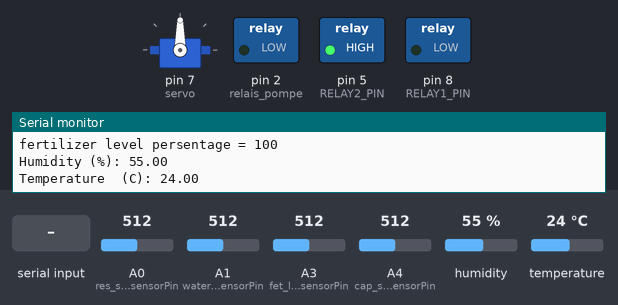
This sketch was run on a simulated Arduino Uno, built with avr-gcc and run on an emulated ATmega328P. On the bench: servo, switched loads named in the sketch (green lamp = pin HIGH), the last lines printed to the serial monitor. The inputs (shaded band) are chosen by the test bench; at power-on: A3 (fet_level_sensorPin) = 512, A4 (cap_soil_sensorPin) = 512, A0 (res_soil_sensorPin) = 512, A1 (water_level_sensorPin) = 512, humidity 55 %, temperature 24 °C.

Above: at 3.2 s.
3.3 s: "0" received over Serial
At 12.0 s:
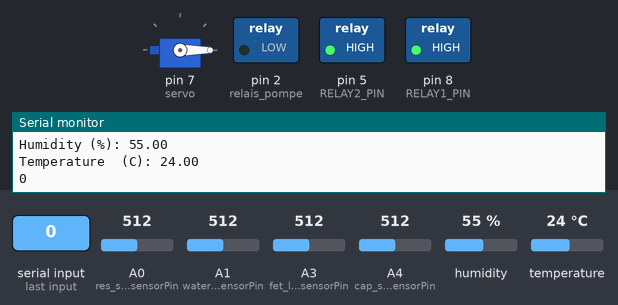
12.7 s: "1" received over Serial
At 25.0 s:
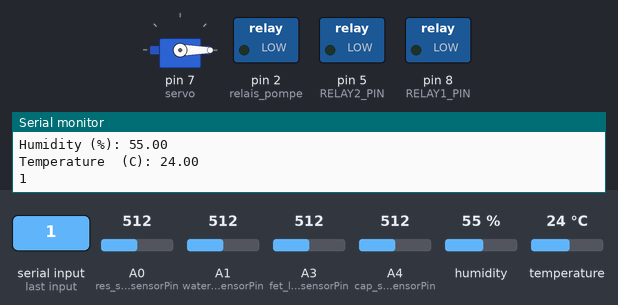
25.2 s: A3 (fet_level_sensorPin) set to 533
27.1 s: A3 (fet_level_sensorPin) set to 550
At 28.5 s:
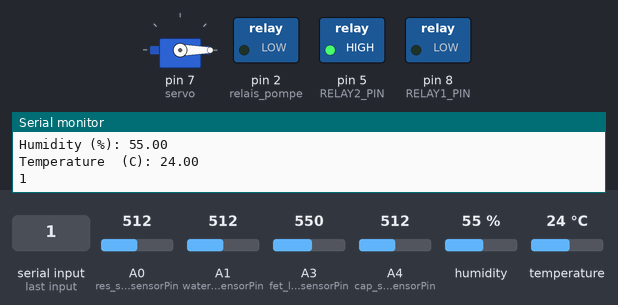
29.4 s: "2" received over Serial
At 37.2 s:
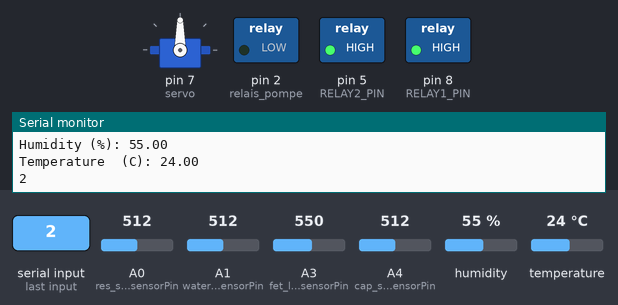
37.5 s: A4 (cap_soil_sensorPin) set to 528
At 38.9 s:
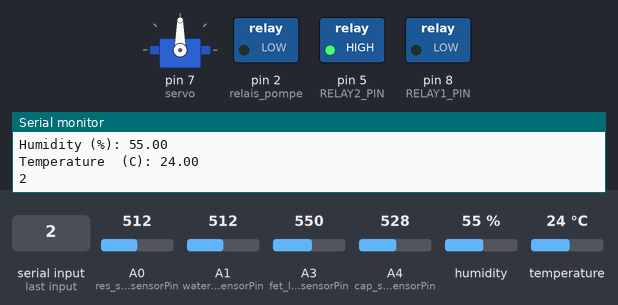
Timing chart, 0 to 40.5 s (numbered marks = the images above; inputs shaded):
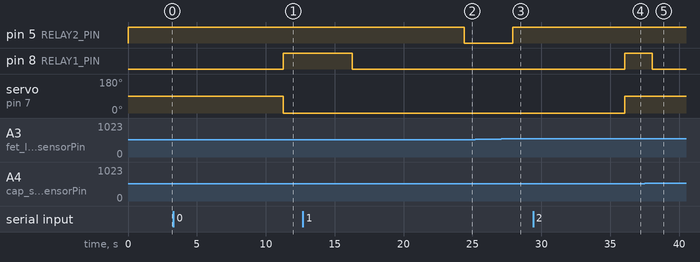

Measured:
- the behaviour switches between 540 and 541 on A3 (fet_level_sensorPin) (found by bisection; images 2 and 3)
- the behaviour switches between 518 and 519 on A4 (cap_soil_sensorPin) (found by bisection; images 4 and 5)
- after the input at 3.3 s, pin 8 (RELAY1_PIN): LOW → HIGH after 8.0 s; servo on pin 7 (servo): 90° → 0° after 8.0 s
- after the input at 12.7 s, pin 5 (RELAY2_PIN): HIGH → LOW after 11.7 s
- after the input at 25.2 s, every drawn part: stays the same
- after the input at 27.1 s, pin 5 (RELAY2_PIN): LOW → HIGH after 0.82 s
- after the input at 29.4 s, pin 8 (RELAY1_PIN): LOW → HIGH after 6.7 s; servo on pin 7 (servo): 0° → 90° after 6.7 s
- after the input at 37.5 s, pin 8 (RELAY1_PIN): HIGH → LOW after 0.56 s

The sketch:

Agriculture_with_Smart_Technology.ino
```cpp
#include <Servo.h>
#include <SoftwareSerial.h>// import the serial library
#include <dht11.h> // DHT11 temperature and humidity sesnor
Servo servo;
SoftwareSerial bluetooth(0, 1); //RX, TX
//#include "Arduino_SensorKit.h"

#define cap_soil_sensorPin A4
#define res_soil_sensorPin A0
#define water_level_sensorPin A1
#define fet_level_sensorPin A3
#define DHT11PIN 12

dht11 DHT11;


const int RELAY1_PIN = 8;
const int RELAY2_PIN = 5;

//cap_soil
const int cap_AirValue = 590;   //you need to replace this value with Value_1
const int cap_WaterValue = 445;  //you need to replace this value with Value_2
int cap_soilMoistureValue = 0;
int cap_soilmoisturepercent=0;

//res_soil
const int res_AirValue = 1024;   //you need to replace this value with Value_1
const int res_WaterValue = 400;  //you need to replace this value with Value_2
int res_soilMoistureValue = 0;
int res_soilmoisturepercent=0;

const int water_level_min = 0;   //you need to replace this value with Value_1
const int water_level_max = 570;  //you need to replace this value with Value_2
int water_level_reading = 0;
int water_level_percent=0;

const int fet_level_min = 0;   //you need to replace this value with Value_1
const int fet_level_max = 510;  //you need to replace this value with Value_2
int fet_level_reading = 0;
int fet_level_percent=0;

int res_setpoint = 60;
int cap_setpoint = 50;
int water_level_setpoint = 40;
int fet_level_setpoint_A = 5;
int fet_level_setpoint_B = 2;
int fet_level_setpoint_C = 2;

const int bouton = 1; // le bouton est connecté à la broche 1 de la carte Adruino
const int relais_pompe = 2; // // le relais est connecté à la broche 2 de la carte Adruino
int etatBouton;

char data = 0; //Variable for storing received data


void setup() {
  // put your setup code here, to run once:

  Serial.begin(9600);
  pinMode(relais_pompe, OUTPUT);
  servo.attach(7);
  pinMode(RELAY1_PIN, OUTPUT);
  pinMode(RELAY2_PIN, OUTPUT);
  digitalWrite(RELAY2_PIN , HIGH);
  pinMode(7, OUTPUT);


  delay(2000);


}

void loop() {
  all_reading();
  int reading ;
 if(Serial.available() > 0)  // Send data only when you receive data:
   {  //Serial.println("hi bro");
      reading = Serial.read();
  // read the blutooth input
    if( reading == '0'){
      servo.write(0);
      Serial.println("0");
      feeld_A(1);
      delay(1000);

    }else if(reading == '1'){
      servo.write(0);
      Serial.println("1");
      feeld_A(2);
      delay(1000);

    }else if(reading == '2'){
      servo.write(90);
      Serial.println("2");
      feeld_B(1);
      delay(1000);

    }else if(reading  == '3'){
      servo.write(90);
      Serial.println("3");
      feeld_B(2);
      delay(1000);


    }else if(reading  == '4'){
      Serial.println("4");
      servo.write(180);
      feeld_C(1);
      delay(1000);

    }else if(reading == '5'){
      Serial.println("5");
      servo.write(180);
      feeld_C(2);
      delay(1000);

    }
  }
  Serial.println("******************");
  delay(5000);


}

int cap_soil(){
  cap_soilMoistureValue = analogRead(cap_soil_sensorPin);  //put Sensor insert into soil
 // Serial.println(cap_soilMoistureValue);
  cap_soilmoisturepercent = map(cap_soilMoistureValue, cap_WaterValue, cap_AirValue, 0, 100);
 // Serial.println(cap_soilmoisturepercent);
  return(cap_soilmoisturepercent);


}
int res_soil(){
  res_soilMoistureValue = analogRead(res_soil_sensorPin);  //put Sensor insert into soil
 // Serial.println(res_soilMoistureValue);
  res_soilmoisturepercent = map(res_soilMoistureValue,res_WaterValue, res_AirValue,  0, 100);
  //Serial.println(res_soilmoisturepercent);
  return(res_soilmoisturepercent);


}
int water_level(){
  water_level_reading = analogRead(water_level_sensorPin);  //put Sensor insert into soil
 // Serial.println(water_level_reading);
  water_level_percent = map(water_level_reading, water_level_min, water_level_max, 0, 100);
 // Serial.println(water_level_percent);
  return(water_level_percent);
}

int fet_level(){
  int current_fet_level_reading = analogRead(fet_level_sensorPin);  //put Sensor insert into soil
 // Serial.println(fet_level_reading);
  fet_level_percent = map(current_fet_level_reading, fet_level_min, fet_level_max, 0, 100);
 // Serial.println(fet_level_percent);
  return(fet_level_percent);
}

void temp_hemidity(){

  Serial.println();

  int chk = DHT11.read(DHT11PIN);

  Serial.print("Humidity (%): ");
  Serial.println((float)DHT11.humidity, 2);

  Serial.print("Temperature  (C): ");
  Serial.println((float)DHT11.temperature, 2);

  delay(2000);


}

void bluetooth_read(){
   if(Serial.available() > 0)  // Send data only when you receive data:
   {
      data = Serial.read();        //Read the  incoming  data and store it into variable data
      Serial.print(data);
      return (data);
   }


}
void bluetooth_write(int input){

  bluetooth.print(input);
  bluetooth.print(";");
  Serial.println(input);
  delay(20);


}

void all_reading(){
  int cap_soilmoisturepercent = cap_soil();
  bluetooth.print("feeld B soil moisture persentage = ");
  bluetooth.print(cap_soilmoisturepercent);
  bluetooth.print(";");
  Serial.print("feeld B soil moisture persentage = ");
  Serial.println(cap_soilmoisturepercent);

  int  res_soilmoisturepercent = res_soil();
  bluetooth.print("feeld c soil moisture persentage = ");
  bluetooth.print(res_soilmoisturepercent);
  bluetooth.print(";");
  Serial.print("feeld c soil moisture persentage = ");
  Serial.println(res_soilmoisturepercent);


  int  water_level_percent = water_level();
  bluetooth.print("feeld A Water level persentage = ");
  bluetooth.print(water_level_percent);
  bluetooth.print(";");
  Serial.print("feeld A Water level persentage = ");
  Serial.println(water_level_percent);

  int fet_level_percent = fet_level();
  bluetooth.print("fertilizer level persentage = ");
  bluetooth.print(fet_level_percent);
  bluetooth.print(";");
  Serial.print("fertilizer level persentage = ");
  Serial.println(fet_level_percent);

  temp_hemidity();
  bluetooth.print(";");


}

void feeld_A(int motor_num){

  water_level_percent = water_level();
  if(motor_num == 1){
    digitalWrite(RELAY1_PIN , HIGH);
    while(water_level_percent <= water_level_setpoint){
      delay(100);
      water_level_percent = water_level();
       delay(100);
    }
    delay(5000);
    digitalWrite(RELAY1_PIN , LOW);

  }else if(motor_num == 2){
    int current_fet_level_percent = fet_level();
    digitalWrite(RELAY2_PIN , LOW);
    int new_fet_level_percent;
    int gap;
    while(gap <= fet_level_setpoint_A){
      new_fet_level_percent = fet_level();
      gap = new_fet_level_percent - current_fet_level_percent;
      delay(500);
    }
    digitalWrite(RELAY2_PIN , HIGH);

  }

}

void feeld_B(int motor_num){

  int cap_soilmoisturepercent = cap_soil();
  if(motor_num == 1){
    digitalWrite(RELAY1_PIN , HIGH);
    while(cap_soilmoisturepercent <= cap_setpoint){
      cap_soilmoisturepercent = cap_soil();
      delay(500);
    }
    digitalWrite(RELAY1_PIN , LOW);

  }else if(motor_num == 2){
    int current_fet_level_percent = fet_level();
    digitalWrite(RELAY2_PIN , LOW);
    int new_fet_level_percent;
    int gap;
    while(gap <= fet_level_setpoint_B){
    new_fet_level_percent = fet_level();
    gap = new_fet_level_percent - current_fet_level_percent;
    delay(500);
    }
    digitalWrite(RELAY2_PIN , HIGH);

  }

}

void feeld_C(int motor_num){

  int  res_soilmoisturepercent = res_soil();
  if(motor_num == 1){
    digitalWrite(RELAY1_PIN , HIGH);
    while(res_soilmoisturepercent >= res_setpoint){
      res_soilmoisturepercent = res_soil();
      delay(500);
    }
    digitalWrite(RELAY1_PIN , LOW);

  }else if(motor_num == 2){
    int current_fet_level_percent = fet_level();
    digitalWrite(RELAY2_PIN , LOW);
    int new_fet_level_percent;
    int gap;
    while(gap <= fet_level_setpoint_C){
    new_fet_level_percent = fet_level();
    gap = new_fet_level_percent - current_fet_level_percent;
    delay(1000);
    }
    digitalWrite(RELAY2_PIN , HIGH);

  }

}


/*void motor(){
  etatBouton = digitalRead(bouton);
  if (etatBouton == 0) // We press the button
  {
    digitalWrite(relais_pompe, HIGH); // the water pump fills the bottle
  }else{
    digitalWrite(relais_pompe, LOW); // the water pump stops
  }
}*/
```
